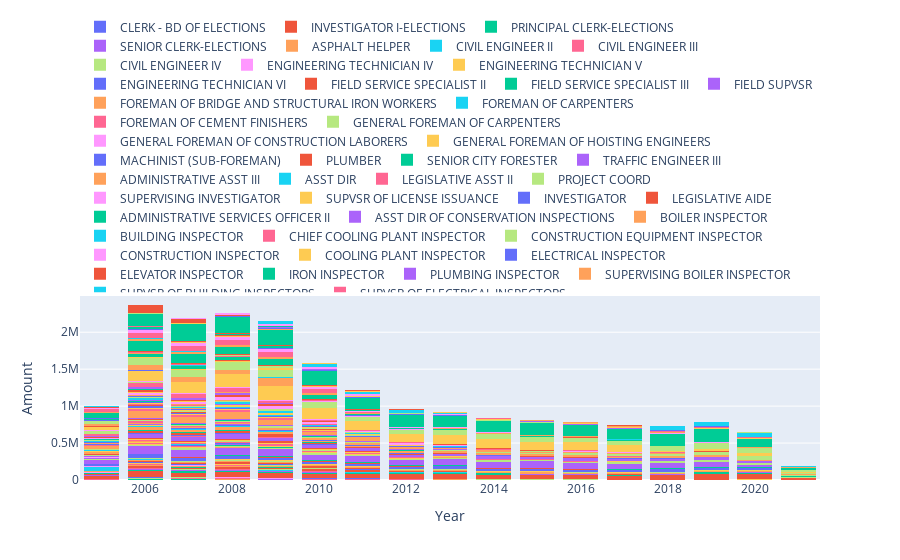

The cell this chart's notebook holds for it:
### Code cell
fig = px.bar(df_year_s, x="Year", y="Amount", color="Job_Title", barmode = 'stack')

fig.update_traces(marker_line_width=0) 

fig.update_layout(legend=dict(
        orientation="h",
        yanchor="bottom",
        y=1.02,
        xanchor="right",
        x=1), legend_title_text = '')
        
fig.show()
